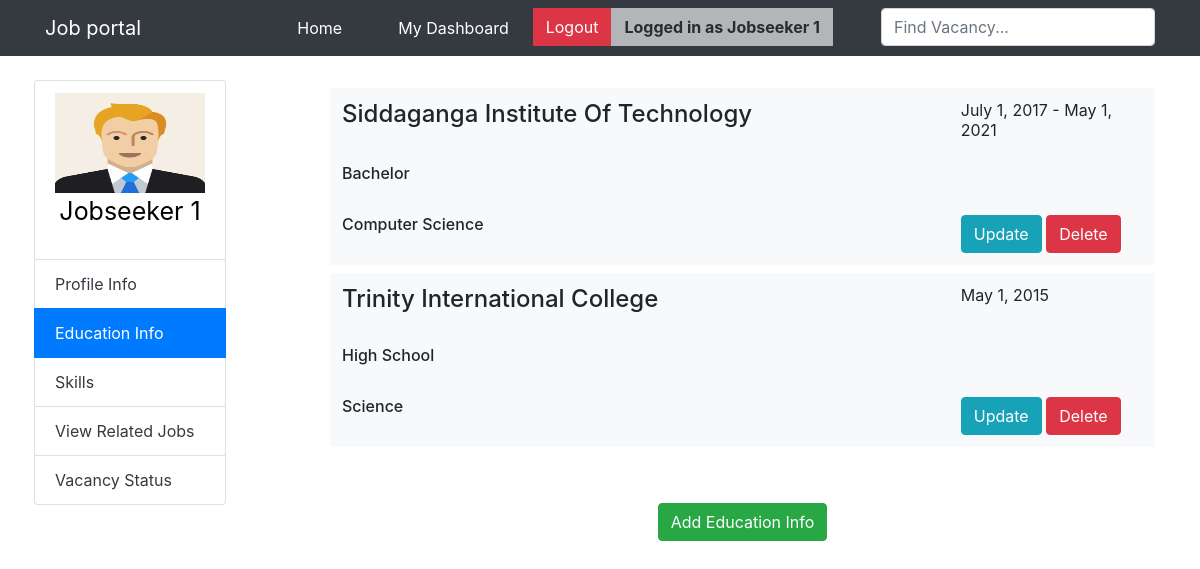
/jobseeker-edu-info/2/ (signed in), run on the app's committed database.
### app/models.py (models this page shows, shortened)
class User(AbstractUser):
    username = None
    email = models.EmailField(unique=True)
    USERNAME_FIELD = 'email'
    REQUIRED_FIELDS = []
    role=models.IntegerField(choices=(
        (1,'Employer'),
        (2,'Jobseeker'),
    ))
    avatar=models.ImageField(upload_to='images/',blank = False)

class JobSeekerEducation(models.Model):
    user=models.ForeignKey(User,on_delete=models.CASCADE)
    level=models.IntegerField(choices=Education_choices)
    organization=models.CharField(max_length=80,null=True)
    nameofcourse=models.CharField(max_length=50,null=True)
    datefrom=models.DateField()
    dateto=models.DateField(blank=True,null=True)

### app/views.py (the view)
# urls.py: path("jobseeker-edu-info/<int:pk>/",views.EduInfo.as_view(),name="education-info"),
class EduInfo(LoginRequiredMixin,generic.ListView):
    model=JobSeekerEducation
    template_name='edu-info.html'
    context_object_name='educations'
    def get_queryset(self):
        user_id = self.request.user.id
        if user_id is None:
            return []
        return JobSeekerEducation.objects.filter(user_id=self.request.user)

### templates/edu-info.html (shortened to what this page needs)
{% extends "base.html" %}
{% block body %}
<div class="container my-4">
    <div class="row">
        <div class="col-2 px-1 position-fixed">
          <ul class="list-group">
            <li class="list-group-item">
            <div class="text-center">
            {% if user.avatar %}
                <img class="" src="{{user.avatar.url}}" width="150" height="100">
            {% endif %}
            </div>
            <p class="text-center" style="text-decoration: none; font-size: 25px; color:black;">{{user.first_name}} {{user.last_name}}</p></li>
            <li class="list-group-item"><a href="{% url 'Jobseeker_dashboard' %}" class="text-dark">Profile Info</a></li>
            <li class="list-group-item active"><a href="{% url 'education-info' user.id %}" class="text-white">Education Info</a></li>
            <li class="list-group-item"><a href="{%url 'skillset'%}" class="text-dark">Skills</a></li>
            <li class="list-group-item"><a href="{%url 'related-jobs'%}" class="text-dark">View Related Jobs</a></li>
            <li class="list-group-item"><a href="{%url 'VacancyStatus'%}" class="text-dark">Vacancy Status</a></li>
          </ul>
        </div>
        <div class="col offset-3" id="main">
        {% for education in educations %}
            <table class="table borderless my-2 bg-light">
            <tr>
            <td width="75%"><h4>{{education.organization}}</h4></td>
            <td>{{education.datefrom}}
            {% if education.dateto %}
                - {{education.dateto}}
            {% endif %}
            </td>
            </tr>
            {% if education.get_level_display %}
                <tr><td><h6>{{education.get_level_display}}</h6></td></tr>
            {% endif %}
            {% if education.nameofcourse %}
            <tr>
            <td><h6>{{education.nameofcourse}}</h6></td>
            {% endif %}
            <td>
                <a class="btn btn-info btn-xs" href="{% url 'edu-update-info' education.id%}">Update</a> <a class="btn btn-danger" href="{% url 'delete-edu-info' education.id%}">Delete</a>
            </td>
            </tr>
            </table>
        {% endfor %}
        <div class="text-center">
            <a class="btn btn-success my-5" href="{% url 'add-edu-info' %}">Add Education Info</a>
        </div>
        </div>
{% endblock body %}

### templates/base.html (shortened to what this page needs)
{% load static %}
<html>
    <head>
    <link rel="stylesheet" href="{% static 'css/bootstrap.css' %}">
    </head>
    <body data-spy="scroll" data-target=".navbar" data-offset="50">
    <nav class="navbar navbar-expand-sm bg-dark navbar-dark">
        <div class='container'>
        <a class="navbar-brand" href="{% url 'home' %}"> Job portal</a>
        <ul class="navbar-nav">
            {% if request.user.is_authenticated %}
            <li class="nav-item">
                <a class="nav-link text-white mx-4" href="{% url 'home' %}">Home</a>
            </li>
            <li class="nav-item">
                <a class="nav-link text-white mx-3" href="
                {% if user.role == 1 %}
                    {% url 'dashboard' user.id %}
                {% else %}
                    {% url 'Jobseeker_dashboard' %}
                {% endif %}
                ">My Dashboard</a>
            </li>
            <li class="nav-item">
                <a href="{%url 'logout'%}" class="text-white btn btn-danger rounded-0">Logout</a>
            </li>
            <li class="nav-item">
                <a class="btn btn-light mr-5 disabled rounded-0"><b>Logged in as
                {% if user.first_name%}
                {{user.first_name}} {{user.last_name}}
                {% else %}
                {{user.email}}
                {% endif %}
                </b></a>
            </li>
            {% endif %}
            <li class="nav-item">
                <form class="form-inline my-lg-0" action="{%url 'search'%}" method="GET">
                <input
                    class="form-control search-box"
                    type="Search"
                    placeholder="Find Vacancy..."
                    name="search_term"
                    value="{{search_term}}"
                >
                </form>
            </li>
        </ul>
        </div>
    </nav>
    {% block body %}
    {% endblock body %}
</body>
</html>

### templates/base.html (style rules this page uses)
.borderless tr td { border : none; }

### data on the page
User: first_name "Jobseeker", last_name "1", avatar (picture)
JobSeekerEducation: organization "Siddaganga Institute Of Technology", datefrom "July 1, 2017", dateto "May 1, 2021", level "Bachelor", nameofcourse "Computer Science"
JobSeekerEducation: organization "Trinity International College", datefrom "May 1, 2015", level "High School", nameofcourse "Science"
